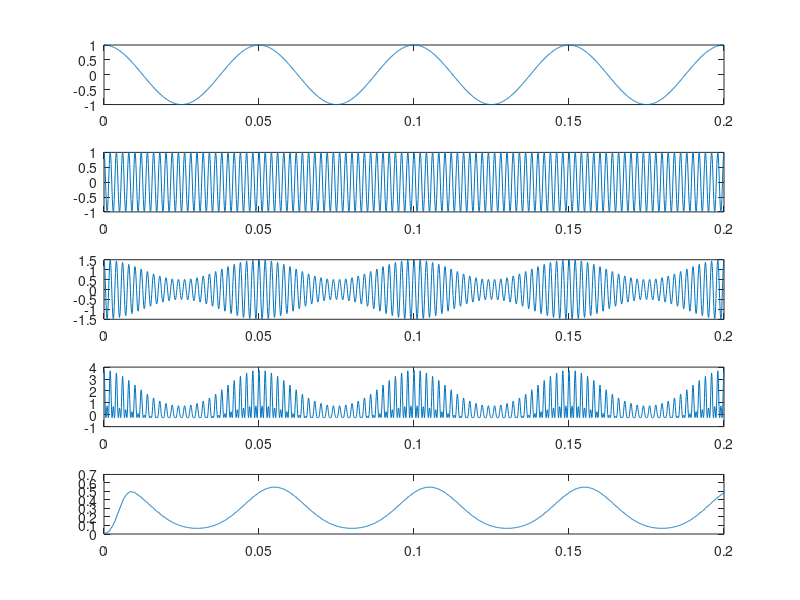

Recreate this plot in MATLAB.
clc
t=0:0.0001:0.2;
Am=1;
fm=20;
m=Am*cos(2*pi*fm*t);
subplot(5,3,1:3);
plot(t,m);
Ac=1;
fc=500;
c=Ac*cos(2*pi*fc*t);
subplot(5,3,4:6);
plot(t,c);
k=Am/Ac;
u=0.5*k;
ms=Ac*(1+u*cos(2*pi*fm*t)).*cos(2*pi*fc*t);
subplot(5,3,7:9);
plot(t,ms);
v=(ms)+(ms).*(ms);
subplot(5,3,10:12);
plot(t,v);
f=fir1(100,0.001,"low");
dm=filter(f,2,v);
subplot(5,3,13:15);
plot(t,dm);

